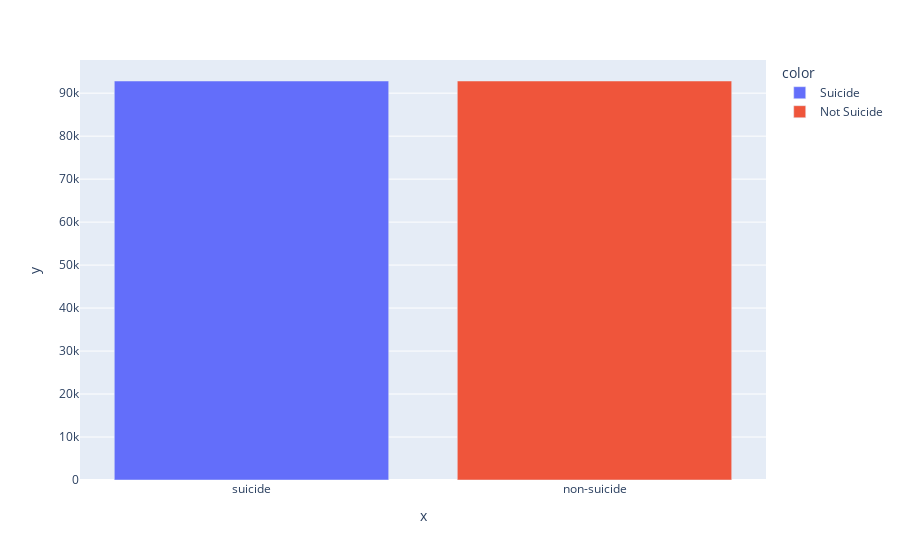

Source (notebook cell):
### Code cell
plx.bar(train_data,x=train_data['class'].value_counts().index.values,
        y=train_data['class'].value_counts(),color=['Suicide','Not Suicide'])

### Figure 1 — Plotly figure (JSON) as saved in the notebook; plotly's stock layout.template omitted (floating-point values rounded to 4 significant figures)
{"data": [{"alignmentgroup": "True", "hovertemplate": "color=Suicide<br>x=%{x}<br>y=%{y}<extra></extra>", "legendgroup": "Suicide", "marker": {"color": "#636efa"}, "name": "Suicide", "offsetgroup": "Suicide", "orientation": "v", "showlegend": true, "textposition": "auto", "type": "bar", "x": ["suicide"], "xaxis": "x", "y": [92831], "yaxis": "y"}, {"alignmentgroup": "True", "hovertemplate": "color=Not Suicide<br>x=%{x}<br>y=%{y}<extra></extra>", "legendgroup": "Not Suicide", "marker": {"color": "#EF553B"}, "name": "Not Suicide", "offsetgroup": "Not Suicide", "orientation": "v", "showlegend": true, "textposition": "auto", "type": "bar", "x": ["non-suicide"], "xaxis": "x", "y": [92828], "yaxis": "y"}], "layout": {"barmode": "relative", "legend": {"title": {"text": "color"}, "tracegroupgap": 0}, "margin": {"t": 60}, "xaxis": {"anchor": "y", "domain": [0, 1], "title": {"text": "x"}}, "yaxis": {"anchor": "x", "domain": [0, 1], "title": {"text": "y"}}}}
